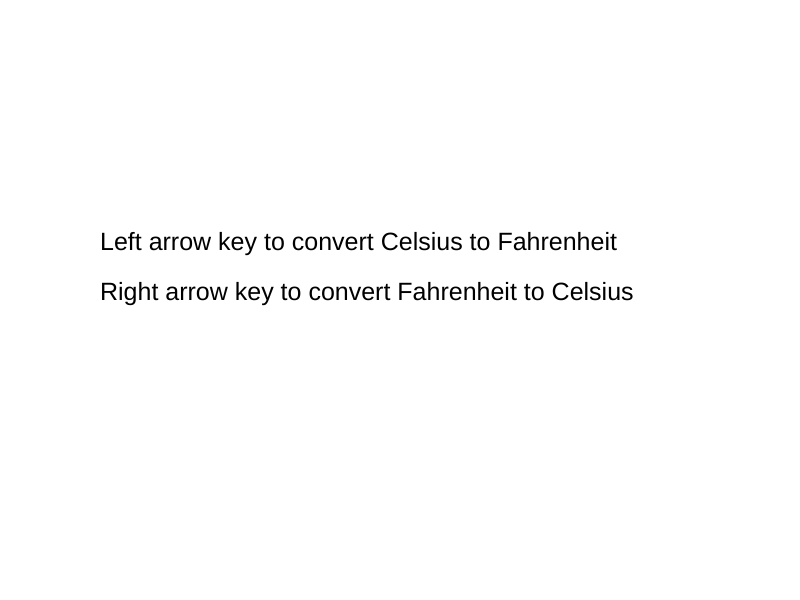
Frame 1 (no input)
Frame 60 (no input): identical to frame 1, image omitted
Frame 120 (the mouse pressed at the canvas centre since frame 60): identical to frame 1, image omitted

The p5.js sketch that drew this single still picture (run headless with seeded random() and noise() and a simulated clock; from frame 60 on, the mouse is pressed at the canvas centre):

// p5.js sketch
// ── sketch.js
// P5.JS TEMPLATE

// SETUP FUNCTION - Runs once at beginning of program
function setup() {
    createCanvas(800, 600);

}

// DRAW FUNCTION - Loops @ 60FPS by default
function draw() {
    background("white");
    textSize(25);
    text("Left arrow key to convert Celsius to Fahrenheit", 100, 250);
    text("Right arrow key to convert Fahrenheit to Celsius", 100, 300);
}


function keyPressed() {
    if (keyCode == 37) {
        var C = Number(prompt("Enter your Celsius value"));
        var F = C * 1.8 + 32;
        alert("The fahrenheit counterpart of " + C + " is " + F);
    } else if (keyCode == 39) {
        var F = Number(prompt("Enter your Fahrenheit value"));
        var C = F - 32;
        var C = C / 1.8;
        alert("The Celsius counterpart of " + F + " is " + C);
    }
}
